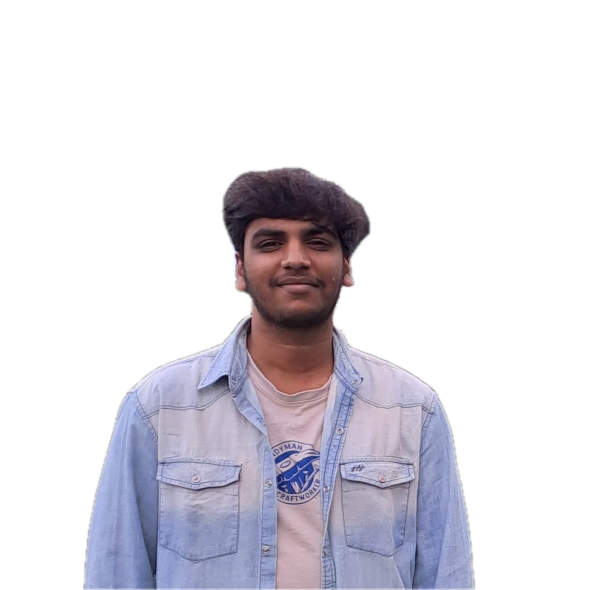
#> input picture art-src/portrait-cutout.png, 1179 x 1179 px (shown at 1/2 size)
$ python prep-assets.py
#> lines starting #> are read from the running program, lines starting #| are printed output that depends on the picture
"""Turn source photos and screenshots into the collage pieces used on the site.

Run from the repo root:  python3 scripts/prep-assets.py
Needs Pillow and numpy. Writes to public/art/.

- portrait: art-src/portrait-cutout.png (subject already cut out with macOS
  Vision) -> high-contrast B&W with a fine halftone screen and film grain.
- screenshots: public/sources/*.png|jpg -> gradient-mapped to the Currents
  palette with a halftone screen on top.
- moire swatches: procedural stripes for projects without a screenshot.
"""
from pathlib import Path

import numpy as np
from PIL import Image, ImageFilter, ImageOps

ROOT = Path(__file__).resolve().parent.parent
OUT = ROOT / "public" / "art"
OUT.mkdir(parents=True, exist_ok=True)

INK = (0, 0, 0)
DEEP = (36, 18, 63)
VIOLET = (123, 92, 196)
LILAC = (195, 168, 242)
BRICK = (201, 64, 43)
ORANGE = (232, 112, 42)
MUSTARD = (240, 196, 67)
BONE = (237, 231, 220)

rng = np.random.default_rng(15)


def halftone(lum, cell=6, angle=45):
    """Return 0..1 ink coverage for a rotated dot screen driven by luminance."""
    h, w = lum.shape
    y, x = np.mgrid[0:h, 0:w].astype(np.float32)
    a = np.deg2rad(angle)
    u = (x * np.cos(a) + y * np.sin(a)) / cell
    v = (-x * np.sin(a) + y * np.cos(a)) / cell
    du = u - np.floor(u) - 0.5
    dv = v - np.floor(v) - 0.5
    dist = np.sqrt(du * du + dv * dv)
    radius = np.sqrt(np.clip(1.0 - lum, 0, 1)) * 0.62
    return np.clip((radius - dist) * cell * 0.9 + 0.5, 0, 1)


def gradient_map(t, stops):
    t = np.clip(t, 0, 1)[..., None]
    n = len(stops) - 1
    stops = np.array(stops, dtype=np.float32)
    idx = np.minimum((t * n).astype(int), n - 1)
    f = t * n - idx
    lo = stops[idx[..., 0]]
    hi = stops[idx[..., 0] + 1]
    return lo + (hi - lo) * f


def save(arr, name, alpha=None, quality=82):
    img = Image.fromarray(np.clip(arr, 0, 255).astype(np.uint8), "RGB")
    if alpha is not None:
        img.putalpha(Image.fromarray(alpha.astype(np.uint8), "L"))
    img.save(OUT / name, "WEBP", quality=quality, method=6)
    print("wrote", name, img.size)


def portrait():
    src = Image.open(ROOT / "art-src" / "portrait-cutout.png").convert("RGBA")
#> src is the input picture: PIL image 1179x1179 RGBA; mean R, G, B, A 43.8, 41.6, 48.7, 74.7
    src = src.crop(src.getchannel("A").getbbox())
#> src: PIL image 791x848 RGBA
    src.thumbnail((900, 1200), Image.LANCZOS)
    alpha = np.asarray(src.getchannel("A"), dtype=np.float32)
    gray = ImageOps.autocontrast(src.convert("L"), cutoff=1)
    lum = np.asarray(gray, dtype=np.float32) / 255.0
    lum = np.clip((lum - 0.5) * 1.35 + 0.52, 0, 1)  # punchier, like a photocopy
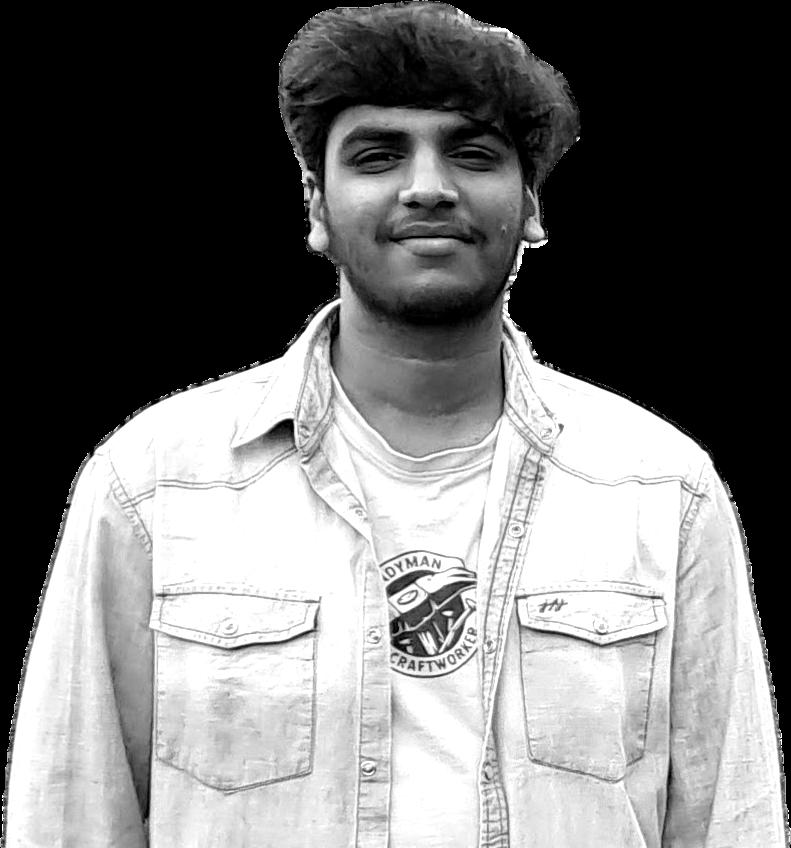
#> lum: shape (848, 791) float32; min 0, max 1, mean 0.467
    ink = halftone(np.asarray(Image.fromarray((lum * 255).astype(np.uint8)).filter(ImageFilter.GaussianBlur(1)), dtype=np.float32) / 255.0, cell=4.2)
#> in halftone, `du = u - np.floor(u) - 0.5`:
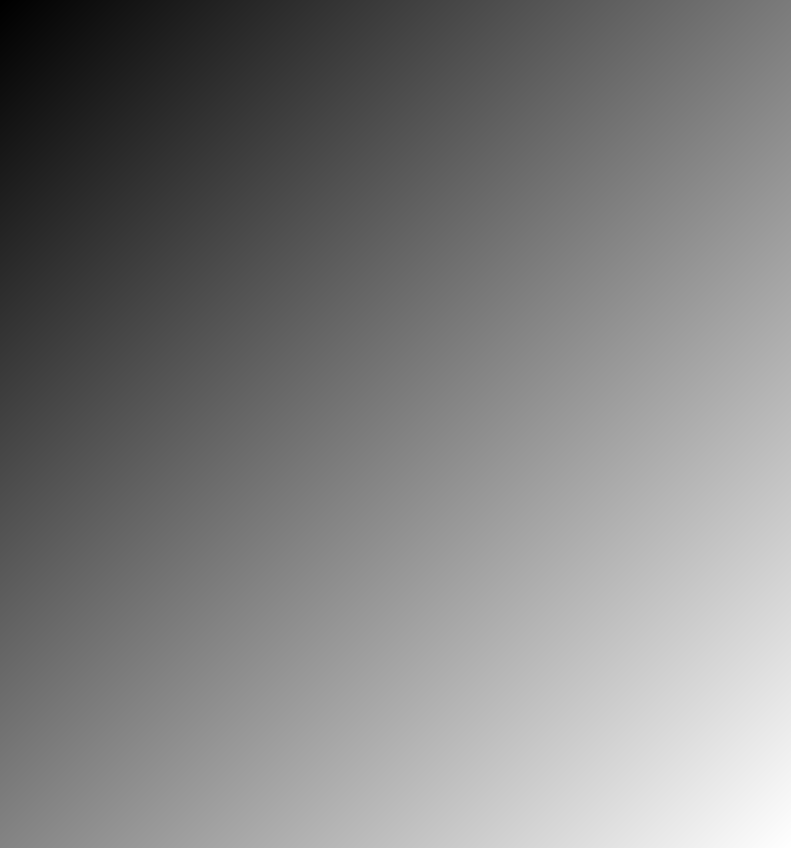
#> u: shape (848, 791) float32; min 0, max 275.6, mean 137.8; drawn with min black and max white
#> in halftone, `dv = v - np.floor(v) - 0.5`:
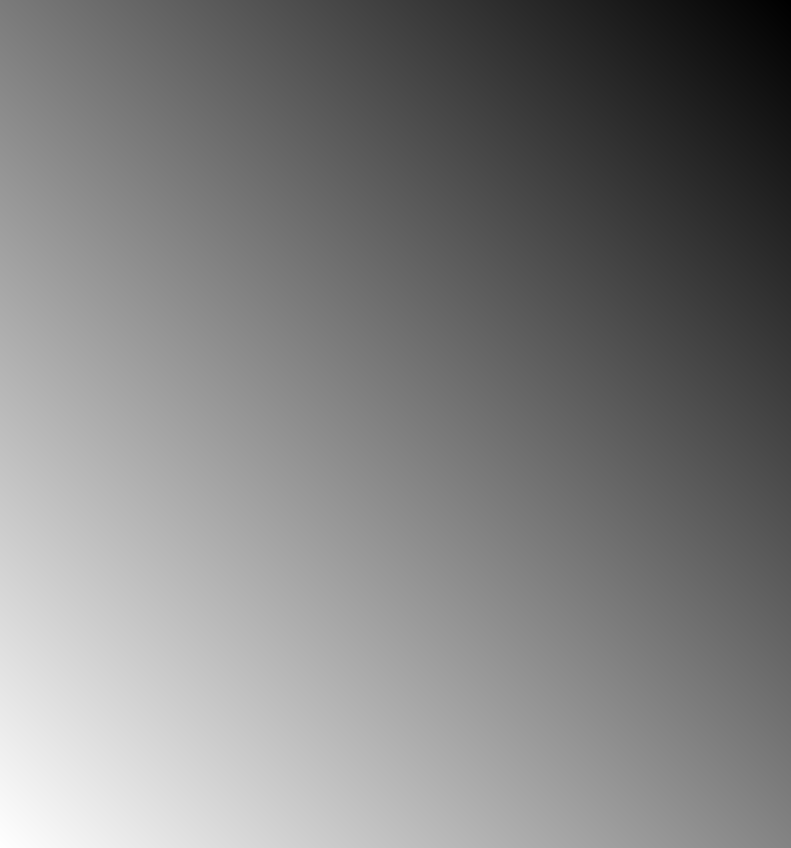
#> v: shape (848, 791) float32; min -133, max 142.6, mean 4.8; drawn with min black and max white
#> in halftone, `radius = np.sqrt(np.clip(1.0 - lum, 0, 1)) * 0.62`:
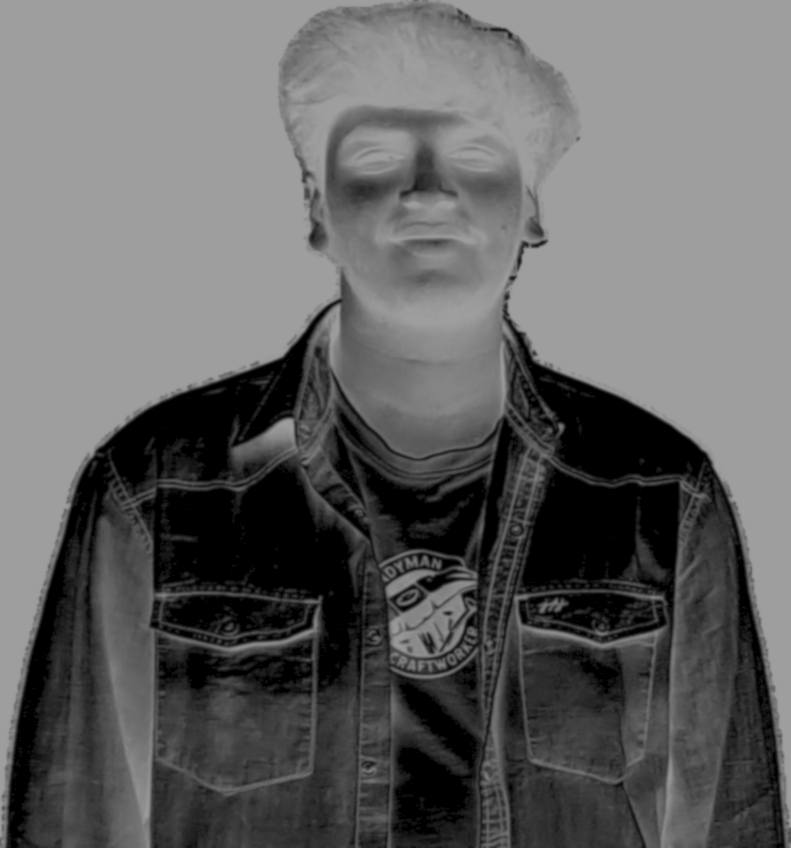
#> radius: shape (848, 791) float32; min 0, max 0.62, mean 0.39
#> in halftone, `return np.clip((radius - dist) * cell * 0.9 + 0.5, 0, 1)`:
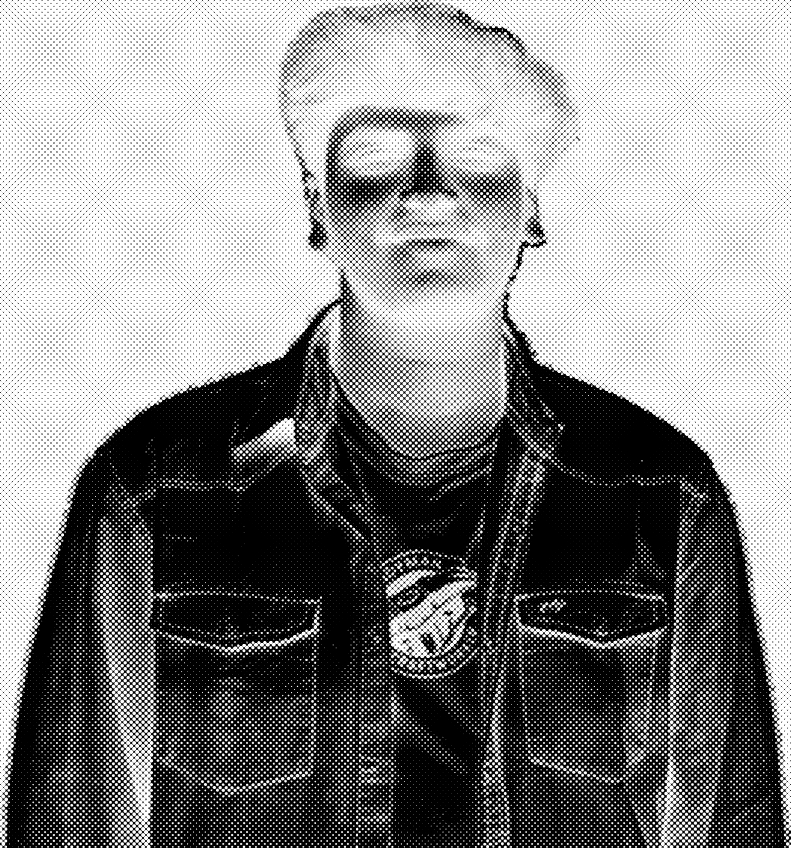
#> returned value: shape (848, 791) float32; min 0, max 1, mean 0.54
    tone = lum * 0.55 + (1 - ink) * 0.45
    tone += rng.normal(0, 0.05, tone.shape)
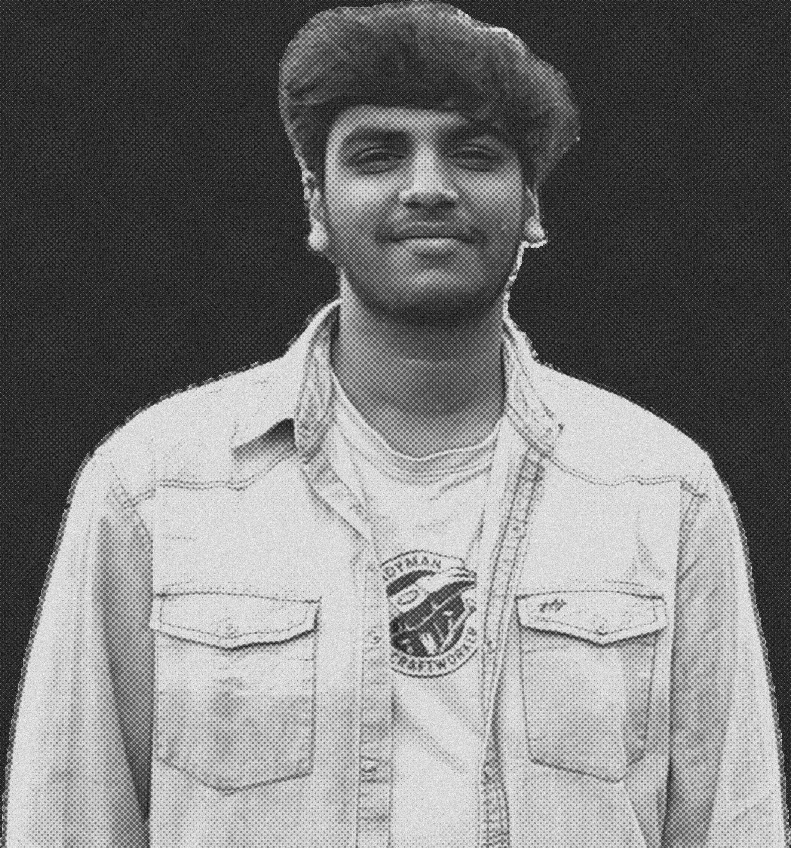
#> tone: shape (848, 791) float32; min -0.227, max 1.2, mean 0.464; drawn with min black and max white
    rgb = np.stack([tone * 238, tone * 232, tone * 222], -1)
    save(rgb, "portrait.webp", alpha)
#> in save, `img.putalpha(Image.fromarray(alpha.astype(np.uint8), "L"))`:
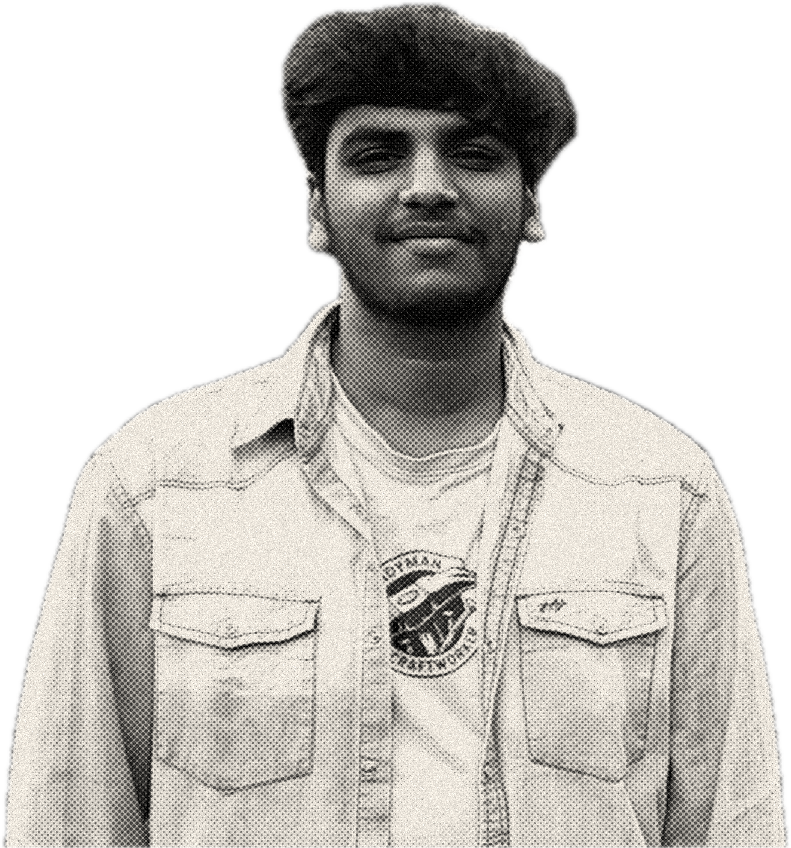
#> img: PIL image 791x848 RGBA; mean R, G, B, A 111.5, 108.7, 104, 154.8; transparent parts drawn white
#| wrote portrait.webp (791, 848)


def screenshot(name, stops, out_name, width=1200):
#> (the run stopped early here; a loop or call above may not have finished)
